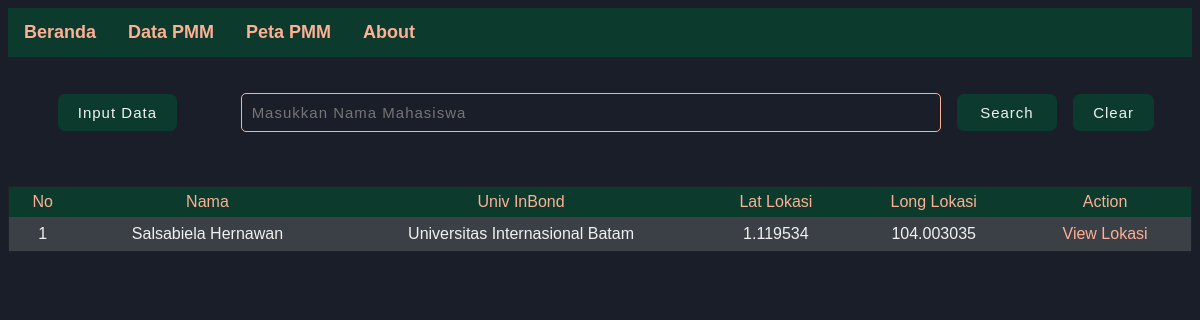
Screenshot of /componen/data/index.php?cari=Salsabiela Hernawan with the database file from the repository.
### tables this page shows
CREATE TABLE `peta` (
  `id` int(5) NOT NULL,
  `nama` varchar(39) NOT NULL,
  `univ` varchar(500) NOT NULL,
  `lat` varchar(20) NOT NULL,
  `lng` varchar(20) NOT NULL
);

### componen/data/index.php (the view, shortened to what this page needs)
<!DOCTYPE html>
<html lang="en">
    <head>
        <link href="../../css/style.css" rel="stylesheet" type="text/css" />
    </head>
    <body>
        <nav class="topnav" id="myTopnav">
            <a href="../../">Beranda</a>
            <a href="#" onclick="Halaman()">Data PMM</a>
            <a href="../peta">Peta PMM</a>
            <a href="../about">About</a>
        </nav>
        <br><br>
        <div class="menu-search">
            <form action="index.php" method="GET">
                <a href="input.php" style="margin-right: 5%;">Input Data</a>
                <input type="search" name="cari" placeholder="Masukkan Nama Mahasiswa" />
                <input type="submit" value="Search">
                <a href="index.php">Clear</a>
        </div>
        <br><br><br>
        <table style="width: 100%; margin-bottom: 20px;" class="table">
            <tr>
                <th>No</th>
                <th>Nama</th>
                <th>Univ InBond</th>
                <th>Lat Lokasi</th>
                <th>Long Lokasi</th>
                <th>Action</th>
            </tr>
        <?php
            $conn = mysqli_connect('localhost','root','','paris');
            if(isset($_GET['cari'])) {
                $cari = $_GET['cari'];
                $data = mysqli_query($conn, "select * from peta where nama like '%".$cari."%'");
            } else {
                $data = mysqli_query($conn, "select * from peta");
            }
            $no = 1;
            while($all = mysqli_fetch_array($data)) {
        ?>
        <tr>
            <td><?php echo $no++; ?></td>
            <td><?php echo $all['nama'] ?></td>
            <td><?php echo $all['univ'] ?></td>
            <td><?php echo $all['lat'] ?></td>
            <td><?php echo $all['lng'] ?></td>
            <td><a style="text-decoration: none; color: #fdb095;" href="view.php?id=<?php echo $all['id']?>">View Lokasi</a></td>
        </tr>
        <?php
            }
        ?>
        </table>
    </body>
</html>

### css/style.css (style rules this page uses)
body { scroll-behavior: smooth; font-family: sans-serif; background-color: #191e29; }
.menu-search { text-align: center; }
.menu-search form input[type = search] { padding: 10px; font-size: 15px; letter-spacing: 1px; outline: none; border-radius: 5px; border: 1px solid #fdb095; color: #f1f1f1; background-color: transparent; width: 700px; }
.menu-search form input[type = submit] { padding: 10px 20px 10px 20px; border-radius: 7px; outline: none; width: 100px; border: 0; color: #f1f1f1; background-color: #0c3b2e; cursor: pointer; margin-left: 1%; font-size: 15px; letter-spacing: 1px; transition: 0.25s; }
.menu-search form a { padding: 10px 20px 10px 20px; border-radius: 7px; background-color: #0c3b2e; color: #f1f1f1; text-decoration: none; font-size: 15px; letter-spacing: 1px; margin-left: 1%; transition: 0.25s; }
body .table { border-collapse: collapse; width: 50%; border: 1px solid #1e2328; }
body .table tr th { background: #0c3b2e; color: #fdb095; font-weight: normal; padding-top: 6px; padding-bottom: 6px; }
body .table tr td { color: #f1f1f1; padding: 8px 20px; text-align: center; }
body .table tr { transition: 0.5s; }
body .table tr:nth-child(even) { background-color: #3b3f46; }
.topnav { overflow: hidden; background-color: #0c3b2e; }
.topnav a { font-family: sans-serif; float: left; display: block; color: #fdb095; text-align: center; font-weight: bold; padding: 14px 16px; text-decoration: none; font-size: 18px; transition: 0.25s; }

### rows the page displays
peta: nama "Salsabiela Hernawan", univ "Universitas Internasional Batam", lat "1.119534", lng "104.003035"
